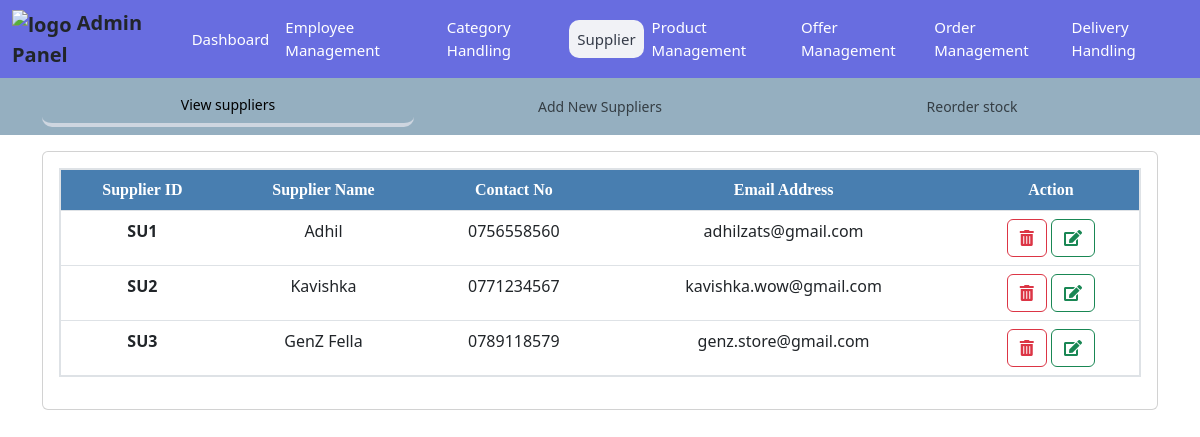
The page /adminPanel/viewSupplier.php on the database its author committed.
### tables this page shows
CREATE TABLE `supplier` (
  `Sup_ID` varchar(10) NOT NULL,
  `Sup_Name` varchar(50) NOT NULL,
  `Sup_contact` varchar(10) NOT NULL,
  `Email` varchar(150) NOT NULL
);

### classes/DBConnect.php (called while the page is built, shortened)
<?php
class DatabaseConnection{
    public function __construct(){
        $connection = new mysqli(DB_Host,DB_User,DB_Password,DB_Database,DB_Port);
        return $this->conn = $connection;
    }
}
?>

### classes/GenerateID.php (called while the page is built, shortened)
<?php
 class GenerateID{
    public function  __construct(){
        $db = new DatabaseConnection;
    }
 }
?>

### classes/SupplierController.php (called while the page is built, shortened)
<?php
require_once "GenerateID.php";
class SupplierController{
    public function __construct(){
        $db = new DatabaseConnection;
        $this->conn = $db ->conn;
    }
    public function getsupplierData(){
        $sql_get_supplier_data = "SELECT * FROM supplier;";
        $results = $this->conn->query($sql_get_supplier_data);
        if($results->num_rows > 0){
            return $results;
        }else{
            return false;
        }
    }
}
?>

### adminPanel/viewSupplier.php (the view)
<?php
$currentSubPage="viewSup";
include "SupplierHandling.php";
?>
<link rel="stylesheet" href="..\assets\css\admin-color-size-style.css">
<div class="container">
    <div class="card mt-3">
        <div class="card-body">
            <div class="table-responsive">
                <table class="table">
                    <thead>
                        <tr>
                        <th scope="col">Supplier ID</th>
                        <th scope="col">Supplier Name</th>
                        <th scope="col">Contact No</th>
                        <th scope="col">Email Address</th>
                        <th scope="col">Action</th>
                        </tr>
                    </thead>
                    <tbody>
                        <?php
                            $results = $supplierObj->getsupplierData();
                            if($results){
                                foreach($results as $row){?>
                                    <tr>
                                    <th scope="row"><?=$row['Sup_ID']?></th>
                                    <td><?=$row['Sup_Name']?></td>
                                    <td><?=$row['Sup_contact']?></td>
                                    <td><?=$row['Email']?></td>
                                    <td>
                                        <button class="btn btn-outline-danger"><i class="fas fa-trash-alt"></i></button>
                                        <button class="btn btn-outline-success"><i class="fas fa-edit"></i></button>
                                    </td>
                                    </tr>
                            <?php
                            }
                            }else{
                                echo "<tr><td colspan='5'>No Records found</td></tr>";
                            }
                        ?>
                    </tbody>
                </table>
            </div>
        </div>
    </div>
</div>
<?php include "adminFooter.php"; ?>

### adminPanel/adminHeader.php (shortened to what this page needs)
<!DOCTYPE html>
<html lang="en">
<head>
    <link rel="stylesheet" href="../assets/bootstrap/css/bootstrap.min.css" />
    <link rel="stylesheet" href="../assets/icons/css/all.min.css">
    <link rel="stylesheet" href="../assets/css/admin-navbar-style-A.css" />
</head>
<body>
    <nav class="navbar navbar-expand-lg myNavbar" >
        <div class="container-fluid">
            <span class="navbar-band myNavbarBand">
                <img src="../assets/imgs/hah-collection-logo1.png" alt="logo" class="logo"> Admin Panel
            </span>
            <div class="collapse navbar-collapse" id="navbarSupportedContent">
                <ul class="navbar-nav  myNavbarNav justify-content-center">
                    <li class="nav-item mynavitem">
                        <a class="nav-link mynavLink <?php echo $currentMainPage == 'adminHome' ? 'active' : '' ?>"  href="DashHome.php">Dashboard</a>
                    </li>
                    <li class="nav-item mynavitem">
                        <a class="nav-link mynavLink <?php echo $currentMainPage == 'EmpManage' ? 'active' : '' ?>"  href="AddEmp.php">Employee Management</a>
                    </li>
                    <li class="nav-item mynavitem">
                        <a class="nav-link mynavLink <?php echo $currentMainPage == 'CategoryPage' ? 'active' : '' ?>"  href="addMainCategory.php">Category Handling</a>
                    </li>
                    <li class="nav-item mynavitem">
                        <a class="nav-link mynavLink <?php echo $currentMainPage == 'Supplier' ? 'active' : '' ?>"  href="viewSupplier.php">Supplier</a>
                    </li>
                    <li class="nav-item mynavitem">
                        <a class="nav-link mynavLink <?php echo $currentMainPage == 'products' ? 'active' : '' ?>"  href="viewProduct.php">Product Management</a>
                    </li>
                    <li class="nav-item mynavitem">
                        <a class="nav-link mynavLink <?php echo $currentMainPage == 'offers' ? 'active' : '' ?>"  href="privateOffer.php">Offer Management</a>
                    </li>
                    <li class="nav-item mynavitem">
                        <a class="nav-link mynavLink <?php echo $currentMainPage == 'orders' ? 'active' : '' ?>"  href="viewOrders.php">Order Management</a>
                    </li>
                    <li class="nav-item mynavitem">
                        <a class="nav-link mynavLink <?php echo $currentMainPage == 'delivery' ? 'active' : '' ?>"  href="addDeliveryDriver.php">Delivery Handling</a>
                    </li>
                </ul>
            </div>
        </div>
    </nav>

### adminPanel/SupplierHandling.php (shortened to what this page needs)
<?php
$currentMainPage ="Supplier";
include "adminHeader.php";
include "..\classes\DBConnect.php";
include "..\classes\SupplierController.php";
$supplierObj = new SupplierController;
?>
<nav class="navbar navbar-expand-lg myNavbarSub" >
    <div class="container">
    <div class="collapse navbar-collapse" id="navbarSupportedContentSub">
        <ul class="navbar-nav myNavbarNavSub justify-content-center">
            <li class="nav-item mynavitemSub">
                <a class="nav-link mynavLinkSub <?php echo $currentSubPage == 'viewSup' ? 'active' : '' ?>"  href="viewSupplier.php">View suppliers</a>
            </li>
            <li class="nav-item mynavitemSub">
                <a class="nav-link mynavLinkSub <?php echo $currentSubPage == 'addSup' ? 'active' : '' ?>"  href="addSupplier.php">Add New Suppliers</a>
            </li>
            <li class="nav-item mynavitemSub">
                <a class="nav-link mynavLinkSub <?php echo $currentSubPage == 'reOrderStock' ? 'active' : '' ?>"  href="reOrder.php">Reorder stock</a>
            </li>
        </ul>
    </div>
    </div>
</nav>

### adminPanel/adminFooter.php (shortened to what this page needs)
</body>
</html>

### assets/css/admin-navbar-style-A.css (style rules this page uses)
.myNavbar { background-color: #686de0; }
.myNavbar .myNavbarBand { font-weight: bold; font-size: 20px; }
.myNavbar .myNavbarBand .logo { width:45px; height:45px; }
.myNavbar .myNavbarNav { width:100%; }
.myNavbar .myNavbarNav .mynavitem { margin: auto; }
.myNavbar .myNavbarNav .mynavitem .mynavLink { font-size: 15px; font-weight: 500; color: white; }
.myNavbar .myNavbarNav .mynavitem .active { border-radius: 10px; background-color: #f1f2f6; color: #353b48 ; }
.myNavbarSub { background-color: #95afc0; }
.myNavbarSub .myNavbarNavSub { width: 100% }
.myNavbarSub .myNavbarNavSub .mynavitemSub { width: 100%; margin: auto; text-align: center; }
.myNavbarSub .myNavbarNavSub .mynavitemSub .active { border-bottom:4px solid #ced6e0; border-radius: 10px; }
.myNavbarSub .myNavbarNavSub .mynavitemSub .mynavLinkSub { font-size: 14px; font-weight: 500; }

### assets/css/admin-color-size-style.css (style rules this page uses)
table { border: 2px solid #273c75; text-align: center; }
table thead { font-family:'Times New Roman', Times, sans-serif; background-color: #487eb0; color: white; }

### rows shown on the page
supplier: Sup_ID "SU1", Sup_Name "Adhil", Sup_contact "0756558560", Email "adhilzats@gmail.com"
supplier: Sup_ID "SU2", Sup_Name "Kavishka", Sup_contact "0771234567", Email "kavishka.wow@gmail.com"
supplier: Sup_ID "SU3", Sup_Name "GenZ Fella", Sup_contact "0789118579", Email "genz.store@gmail.com"
